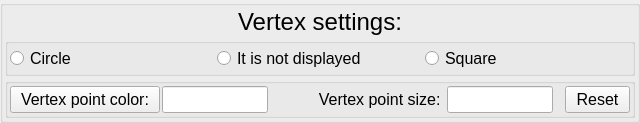
        <widget class="QGroupBox" name="groupBox_13">
         <layout class="QVBoxLayout" name="verticalLayout_4">
          <property name="spacing">
           <number>2</number>
          </property>
          <property name="leftMargin">
           <number>2</number>
          </property>
          <property name="topMargin">
           <number>2</number>
          </property>
          <property name="rightMargin">
           <number>2</number>
          </property>
          <property name="bottomMargin">
           <number>2</number>
          </property>
          <item>
           <widget class="QLabel" name="VertexDisplayType_label">
            <property name="sizePolicy">
             <sizepolicy hsizetype="Maximum" vsizetype="Fixed">
              <horstretch>0</horstretch>
              <verstretch>0</verstretch>
             </sizepolicy>
            </property>
            <property name="minimumSize">
             <size>
              <width>506</width>
              <height>20</height>
             </size>
            </property>
            <property name="maximumSize">
             <size>
              <width>1466</width>
              <height>30</height>
             </size>
            </property>
            <property name="font">
             <font>
              <pointsize>18</pointsize>
             </font>
            </property>
            <property name="text">
             <string>Vertex settings:</string>
            </property>
            <property name="alignment">
             <set>Qt::AlignmentFlag::AlignCenter</set>
            </property>
           </widget>
          </item>
          <item>
           <widget class="QGroupBox" name="groupBox_21">
            <property name="minimumSize">
             <size>
              <width>0</width>
              <height>32</height>
             </size>
            </property>
            <property name="maximumSize">
             <size>
              <width>16777215</width>
              <height>40</height>
             </size>
            </property>
            <layout class="QHBoxLayout" name="horizontalLayout_9">
             <property name="spacing">
              <number>2</number>
             </property>
             <property name="leftMargin">
              <number>2</number>
             </property>
             <property name="topMargin">
              <number>2</number>
             </property>
             <property name="rightMargin">
              <number>2</number>
             </property>
             <property name="bottomMargin">
              <number>2</number>
             </property>
             <item>
              <widget class="QRadioButton" name="VertexDisplayAsCircle_radioButton">
               <property name="sizePolicy">
                <sizepolicy hsizetype="Preferred" vsizetype="Preferred">
                 <horstretch>0</horstretch>
                 <verstretch>0</verstretch>
                </sizepolicy>
               </property>
               <property name="minimumSize">
                <size>
                 <width>164</width>
                 <height>20</height>
                </size>
               </property>
               <property name="maximumSize">
                <size>
                 <width>484</width>
                 <height>30</height>
                </size>
               </property>
               <property name="font">
                <font>
                 <pointsize>12</pointsize>
                </font>
               </property>
               <property name="text">
                <string>Circle</string>
               </property>
               <attribute name="buttonGroup">
                <string notr="true">VertexPointType_buttonGroup</string>
               </attribute>
              </widget>
             </item>
             <item>
              <widget class="QRadioButton" name="VertexNotDisplayed_radioButton">
               <property name="sizePolicy">
                <sizepolicy hsizetype="Preferred" vsizetype="Preferred">
                 <horstretch>0</horstretch>
                 <verstretch>0</verstretch>
                </sizepolicy>
               </property>
               <property name="minimumSize">
                <size>
                 <width>166</width>
                 <height>20</height>
                </size>
               </property>
               <property name="maximumSize">
                <size>
                 <width>490</width>
                 <height>30</height>
                </size>
               </property>
               <property name="font">
                <font>
                 <pointsize>12</pointsize>
                </font>
               </property>
               <property name="styleSheet">
                <string notr="true"/>
               </property>
               <property name="text">
                <string>It is not displayed</string>
               </property>
               <attribute name="buttonGroup">
                <string notr="true">VertexPointType_buttonGroup</string>
               </attribute>
              </widget>
             </item>
             <item>
              <widget class="QRadioButton" name="VertexDisplayAsSquare_radioButton">
               <property name="sizePolicy">
                <sizepolicy hsizetype="Preferred" vsizetype="Preferred">
                 <horstretch>0</horstretch>
                 <verstretch>0</verstretch>
                </sizepolicy>
               </property>
               <property name="minimumSize">
                <size>
                 <width>164</width>
                 <height>20</height>
                </size>
               </property>
               <property name="maximumSize">
                <size>
                 <width>484</width>
                 <height>30</height>
                </size>
               </property>
               <property name="font">
                <font>
                 <pointsize>12</pointsize>
                </font>
               </property>
               <property name="text">
                <string>Square</string>
               </property>
               <attribute name="buttonGroup">
                <string notr="true">VertexPointType_buttonGroup</string>
               </attribute>
              </widget>
             </item>
            </layout>
           </widget>
          </item>
          <item>
           <widget class="QGroupBox" name="groupBox_22">
            <property name="minimumSize">
             <size>
              <width>0</width>
              <height>32</height>
             </size>
            </property>
            <property name="maximumSize">
             <size>
              <width>16777215</width>
              <height>40</height>
             </size>
            </property>
            <layout class="QHBoxLayout" name="horizontalLayout_20">
             <property name="spacing">
              <number>2</number>
             </property>
             <property name="leftMargin">
              <number>2</number>
             </property>
             <property name="topMargin">
              <number>2</number>
             </property>
             <property name="rightMargin">
              <number>2</number>
             </property>
             <property name="bottomMargin">
              <number>2</number>
             </property>
             <item>
              <widget class="QPushButton" name="VertexPointColor_pushButton">
               <property name="sizePolicy">
                <sizepolicy hsizetype="Maximum" vsizetype="Fixed">
                 <horstretch>0</horstretch>
                 <verstretch>0</verstretch>
                </sizepolicy>
               </property>
               <property name="minimumSize">
                <size>
                 <width>150</width>
                 <height>20</height>
                </size>
               </property>
               <property name="maximumSize">
                <size>
                 <width>200</width>
                 <height>30</height>
                </size>
               </property>
               <property name="font">
                <font>
                 <pointsize>12</pointsize>
                </font>
               </property>
               <property name="autoFillBackground">
                <bool>false</bool>
               </property>
               <property name="text">
                <string>Vertex point color:</string>
               </property>
              </widget>
             </item>
             <item>
              <widget class="QLineEdit" name="VertexPointColor_lineEdit">
               <property name="sizePolicy">
                <sizepolicy hsizetype="Maximum" vsizetype="Fixed">
                 <horstretch>0</horstretch>
                 <verstretch>0</verstretch>
                </sizepolicy>
               </property>
               <property name="minimumSize">
                <size>
                 <width>61</width>
                 <height>20</height>
                </size>
               </property>
               <property name="maximumSize">
                <size>
                 <width>106</width>
                 <height>30</height>
                </size>
               </property>
               <property name="alignment">
                <set>Qt::AlignmentFlag::AlignCenter</set>
               </property>
              </widget>
             </item>
             <item>
              <spacer name="horizontalSpacer_5">
               <property name="orientation">
                <enum>Qt::Orientation::Horizontal</enum>
               </property>
               <property name="sizeHint" stdset="0">
                <size>
                 <width>10</width>
                 <height>20</height>
                </size>
               </property>
              </spacer>
             </item>
             <item>
              <widget class="QLabel" name="VertexPointSize_label">
               <property name="sizePolicy">
                <sizepolicy hsizetype="Expanding" vsizetype="Preferred">
                 <horstretch>0</horstretch>
                 <verstretch>0</verstretch>
                </sizepolicy>
               </property>
               <property name="minimumSize">
                <size>
                 <width>165</width>
                 <height>20</height>
                </size>
               </property>
               <property name="maximumSize">
                <size>
                 <width>186</width>
                 <height>30</height>
                </size>
               </property>
               <property name="font">
                <font>
                 <pointsize>12</pointsize>
                </font>
               </property>
               <property name="text">
                <string>Vertex point size: </string>
               </property>
               <property name="alignment">
                <set>Qt::AlignmentFlag::AlignRight|Qt::AlignmentFlag::AlignTrailing|Qt::AlignmentFlag::AlignVCenter</set>
               </property>
              </widget>
             </item>
             <item>
              <widget class="QLineEdit" name="VertexPointSize_lineEdit">
               <property name="sizePolicy">
                <sizepolicy hsizetype="Maximum" vsizetype="Fixed">
                 <horstretch>0</horstretch>
                 <verstretch>0</verstretch>
                </sizepolicy>
               </property>
               <property name="minimumSize">
                <size>
                 <width>61</width>
                 <height>20</height>
                </size>
               </property>
               <property name="maximumSize">
                <size>
                 <width>106</width>
                 <height>30</height>
                </size>
               </property>
               <property name="font">
                <font>
                 <pointsize>10</pointsize>
                </font>
               </property>
               <property name="alignment">
                <set>Qt::AlignmentFlag::AlignCenter</set>
               </property>
              </widget>
             </item>
             <item>
              <spacer name="horizontalSpacer_6">
               <property name="orientation">
                <enum>Qt::Orientation::Horizontal</enum>
               </property>
               <property name="sizeHint" stdset="0">
                <size>
                 <width>10</width>
                 <height>20</height>
                </size>
               </property>
              </spacer>
             </item>
             <item>
              <widget class="QPushButton" name="VertexPointReset_pushButton">
               <property name="sizePolicy">
                <sizepolicy hsizetype="Maximum" vsizetype="Fixed">
                 <horstretch>0</horstretch>
                 <verstretch>0</verstretch>
                </sizepolicy>
               </property>
               <property name="minimumSize">
                <size>
                 <width>45</width>
                 <height>20</height>
                </size>
               </property>
               <property name="maximumSize">
                <size>
                 <width>65</width>
                 <height>30</height>
                </size>
               </property>
               <property name="font">
                <font>
                 <pointsize>12</pointsize>
                </font>
               </property>
               <property name="styleSheet">
                <string notr="true"/>
               </property>
               <property name="text">
                <string>Reset</string>
               </property>
              </widget>
             </item>
            </layout>
           </widget>
          </item>
         </layout>
        </widget>
